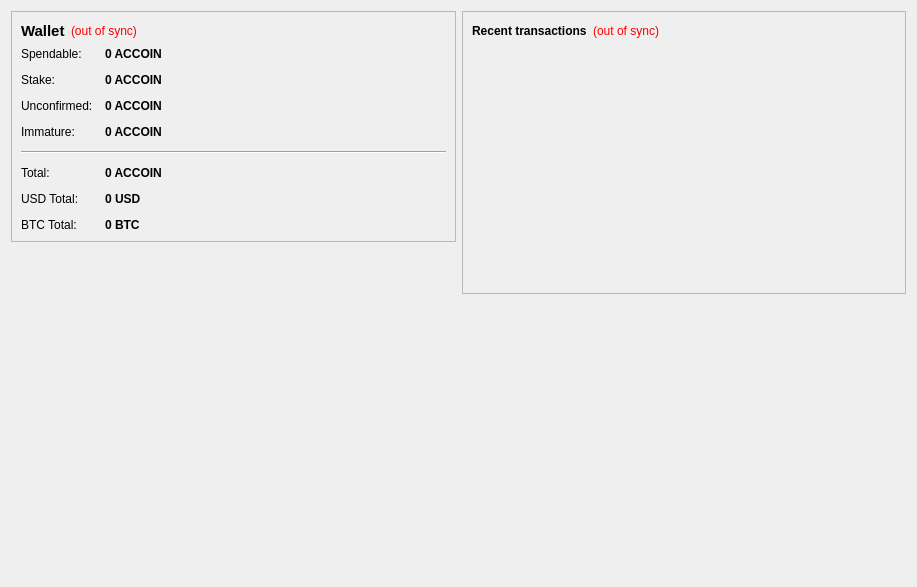
<?xml version="1.0" encoding="UTF-8"?>
<ui version="4.0">
 <class>OverviewPage</class>
 <widget class="QWidget" name="OverviewPage">
  <property name="geometry">
   <rect>
    <x>0</x>
    <y>0</y>
    <width>917</width>
    <height>587</height>
   </rect>
  </property>
  <property name="windowTitle">
   <string>Form</string>
  </property>
  <layout class="QHBoxLayout" name="horizontalLayout" stretch="1,1">
   <item>
    <layout class="QVBoxLayout" name="verticalLayout_2">
     <item>
      <widget class="QFrame" name="frame">
       <property name="frameShape">
        <enum>QFrame::StyledPanel</enum>
       </property>
       <property name="frameShadow">
        <enum>QFrame::Raised</enum>
       </property>
       <layout class="QVBoxLayout" name="verticalLayout_4">
        <item>
         <layout class="QHBoxLayout" name="horizontalLayout_4">
          <item>
           <widget class="QLabel" name="label_5">
            <property name="font">
             <font>
              <pointsize>11</pointsize>
              <weight>75</weight>
              <bold>true</bold>
             </font>
            </property>
            <property name="text">
             <string>Wallet</string>
            </property>
           </widget>
          </item>
          <item>
           <widget class="QLabel" name="labelWalletStatus">
            <property name="toolTip">
             <string>The displayed information may be out of date. Your wallet automatically synchronizes with the Aseancoin network after a connection is established, but this process has not completed yet.</string>
            </property>
            <property name="styleSheet">
             <string notr="true">QLabel { color: red; }</string>
            </property>
            <property name="text">
             <string notr="true">(out of sync)</string>
            </property>
            <property name="alignment">
             <set>Qt::AlignLeading|Qt::AlignLeft|Qt::AlignVCenter</set>
            </property>
           </widget>
          </item>
          <item>
           <spacer name="horizontalSpacer_2">
            <property name="orientation">
             <enum>Qt::Horizontal</enum>
            </property>
            <property name="sizeHint" stdset="0">
             <size>
              <width>40</width>
              <height>20</height>
             </size>
            </property>
           </spacer>
          </item>
         </layout>
        </item>
        <item>
         <layout class="QFormLayout" name="formLayout_2">
          <property name="fieldGrowthPolicy">
           <enum>QFormLayout::AllNonFixedFieldsGrow</enum>
          </property>
          <property name="horizontalSpacing">
           <number>12</number>
          </property>
          <property name="verticalSpacing">
           <number>12</number>
          </property>
          <item row="0" column="0">
           <widget class="QLabel" name="label">
            <property name="text">
             <string>Spendable:</string>
            </property>
           </widget>
          </item>
          <item row="0" column="1">
           <widget class="QLabel" name="labelBalance">
            <property name="font">
             <font>
              <weight>75</weight>
              <bold>true</bold>
             </font>
            </property>
            <property name="cursor">
             <cursorShape>IBeamCursor</cursorShape>
            </property>
            <property name="toolTip">
             <string>Your current spendable balance</string>
            </property>
            <property name="text">
             <string notr="true">0 ACCOIN</string>
            </property>
            <property name="textInteractionFlags">
             <set>Qt::LinksAccessibleByMouse|Qt::TextSelectableByKeyboard|Qt::TextSelectableByMouse</set>
            </property>
           </widget>
          </item>
          <item row="1" column="0">
           <widget class="QLabel" name="label_6">
            <property name="text">
             <string>Stake:</string>
            </property>
           </widget>
          </item>
          <item row="1" column="1">
           <widget class="QLabel" name="labelStake">
            <property name="font">
             <font>
              <weight>75</weight>
              <bold>true</bold>
             </font>
            </property>
            <property name="cursor">
             <cursorShape>IBeamCursor</cursorShape>
            </property>
            <property name="toolTip">
             <string>Total of coins that was staked, and do not yet count toward the current balance</string>
            </property>
            <property name="text">
             <string notr="true">0 ACCOIN</string>
            </property>
            <property name="textInteractionFlags">
             <set>Qt::LinksAccessibleByMouse|Qt::TextSelectableByKeyboard|Qt::TextSelectableByMouse</set>
            </property>
           </widget>
          </item>
          <item row="2" column="0">
           <widget class="QLabel" name="label_3">
            <property name="text">
             <string>Unconfirmed:</string>
            </property>
           </widget>
          </item>
          <item row="2" column="1">
           <widget class="QLabel" name="labelUnconfirmed">
            <property name="font">
             <font>
              <weight>75</weight>
              <bold>true</bold>
             </font>
            </property>
            <property name="cursor">
             <cursorShape>IBeamCursor</cursorShape>
            </property>
            <property name="toolTip">
             <string>Total of transactions that have yet to be confirmed, and do not yet count toward the current balance</string>
            </property>
            <property name="text">
             <string notr="true">0 ACCOIN</string>
            </property>
            <property name="textInteractionFlags">
             <set>Qt::LinksAccessibleByMouse|Qt::TextSelectableByKeyboard|Qt::TextSelectableByMouse</set>
            </property>
           </widget>
          </item>
          <item row="3" column="0">
           <widget class="QLabel" name="labelImmatureText">
            <property name="text">
             <string>Immature:</string>
            </property>
           </widget>
          </item>
          <item row="3" column="1">
           <widget class="QLabel" name="labelImmature">
            <property name="font">
             <font>
              <weight>75</weight>
              <bold>true</bold>
             </font>
            </property>
            <property name="toolTip">
             <string>Mined balance that has not yet matured</string>
            </property>
            <property name="text">
             <string notr="true">0 ACCOIN</string>
            </property>
            <property name="textInteractionFlags">
             <set>Qt::LinksAccessibleByMouse|Qt::TextSelectableByKeyboard|Qt::TextSelectableByMouse</set>
            </property>
           </widget>
          </item>
          <item row="4" column="0" colspan="2">
           <widget class="Line" name="line">
            <property name="orientation">
             <enum>Qt::Horizontal</enum>
            </property>
           </widget>
          </item>
          <item row="5" column="0">
           <widget class="QLabel" name="labelTotalText">
            <property name="text">
             <string>Total:</string>
            </property>
           </widget>
          </item>
          <item row="5" column="1">
           <widget class="QLabel" name="labelTotal">
            <property name="font">
             <font>
              <weight>75</weight>
              <bold>true</bold>
             </font>
            </property>
            <property name="cursor">
             <cursorShape>IBeamCursor</cursorShape>
            </property>
            <property name="toolTip">
             <string>Your current total balance</string>
            </property>
            <property name="text">
             <string notr="true">0 ACCOIN</string>
            </property>
            <property name="textInteractionFlags">
             <set>Qt::LinksAccessibleByMouse|Qt::TextSelectableByKeyboard|Qt::TextSelectableByMouse</set>
            </property>
           </widget>
          </item>
          <item row="6" column="0">
           <widget class="QLabel" name="label_7">
            <property name="text">
             <string>USD Total:</string>
            </property>
           </widget>
          </item>
          <item row="6" column="1">
           <widget class="QLabel" name="labelUSDTotal">
            <property name="font">
             <font>
              <weight>75</weight>
              <bold>true</bold>
             </font>
            </property>
            <property name="cursor">
             <cursorShape>IBeamCursor</cursorShape>
            </property>
            <property name="toolTip">
             <string>Your current total balance in USD, Rate is not updated often</string>
            </property>
            <property name="text">
             <string>0 USD</string>
            </property>
           </widget>
          </item>
          <item row="7" column="0">
           <widget class="QLabel" name="label_9">
            <property name="text">
             <string>BTC Total:</string>
            </property>
           </widget>
          </item>
          <item row="7" column="1">
           <widget class="QLabel" name="labelBTCTotal">
            <property name="font">
             <font>
              <weight>75</weight>
              <bold>true</bold>
             </font>
            </property>
            <property name="cursor">
             <cursorShape>IBeamCursor</cursorShape>
            </property>
            <property name="toolTip">
             <string>Your current total balance in BTC, Rate is not updated often</string>
            </property>
            <property name="text">
             <string>0 BTC</string>
            </property>
           </widget>
          </item>
         </layout>
        </item>
       </layout>
      </widget>
     </item>
     <item>
      <spacer name="verticalSpacer">
       <property name="orientation">
        <enum>Qt::Vertical</enum>
       </property>
       <property name="sizeHint" stdset="0">
        <size>
         <width>20</width>
         <height>40</height>
        </size>
       </property>
      </spacer>
     </item>
     <item>
      <widget class="QLabel" name="label_2">
       <property name="text">
        <string/>
       </property>
       <property name="pixmap">
        <pixmap resource="../bitcoin.qrc">:/icons/aseancoin</pixmap>
       </property>
      </widget>
     </item>
    </layout>
   </item>
   <item>
    <layout class="QVBoxLayout" name="verticalLayout_3">
     <item>
      <widget class="QFrame" name="frame_2">
       <property name="frameShape">
        <enum>QFrame::StyledPanel</enum>
       </property>
       <property name="frameShadow">
        <enum>QFrame::Raised</enum>
       </property>
       <layout class="QVBoxLayout" name="verticalLayout">
        <item>
         <layout class="QHBoxLayout" name="horizontalLayout_2">
          <item>
           <widget class="QLabel" name="label_4">
            <property name="text">
             <string>&lt;b&gt;Recent transactions&lt;/b&gt;</string>
            </property>
           </widget>
          </item>
          <item>
           <widget class="QLabel" name="labelTransactionsStatus">
            <property name="toolTip">
             <string>The displayed information may be out of date. Your wallet automatically synchronizes with the Aseancoin network after a connection is established, but this process has not completed yet.</string>
            </property>
            <property name="styleSheet">
             <string notr="true">QLabel { color: red; }</string>
            </property>
            <property name="text">
             <string notr="true">(out of sync)</string>
            </property>
            <property name="alignment">
             <set>Qt::AlignRight|Qt::AlignTrailing|Qt::AlignVCenter</set>
            </property>
           </widget>
          </item>
          <item>
           <spacer name="horizontalSpacer">
            <property name="orientation">
             <enum>Qt::Horizontal</enum>
            </property>
            <property name="sizeHint" stdset="0">
             <size>
              <width>40</width>
              <height>20</height>
             </size>
            </property>
           </spacer>
          </item>
         </layout>
        </item>
        <item>
         <widget class="QListView" name="listTransactions">
          <property name="styleSheet">
           <string notr="true">QListView { background: transparent; }</string>
          </property>
          <property name="frameShape">
           <enum>QFrame::NoFrame</enum>
          </property>
          <property name="verticalScrollBarPolicy">
           <enum>Qt::ScrollBarAlwaysOff</enum>
          </property>
          <property name="horizontalScrollBarPolicy">
           <enum>Qt::ScrollBarAlwaysOff</enum>
          </property>
          <property name="selectionMode">
           <enum>QAbstractItemView::NoSelection</enum>
          </property>
         </widget>
        </item>
       </layout>
      </widget>
     </item>
     <item>
      <spacer name="verticalSpacer_2">
       <property name="orientation">
        <enum>Qt::Vertical</enum>
       </property>
       <property name="sizeHint" stdset="0">
        <size>
         <width>20</width>
         <height>40</height>
        </size>
       </property>
      </spacer>
     </item>
    </layout>
   </item>
  </layout>
 </widget>
 <resources>
  <include location="../bitcoin.qrc"/>
 </resources>
 <connections/>
</ui>
